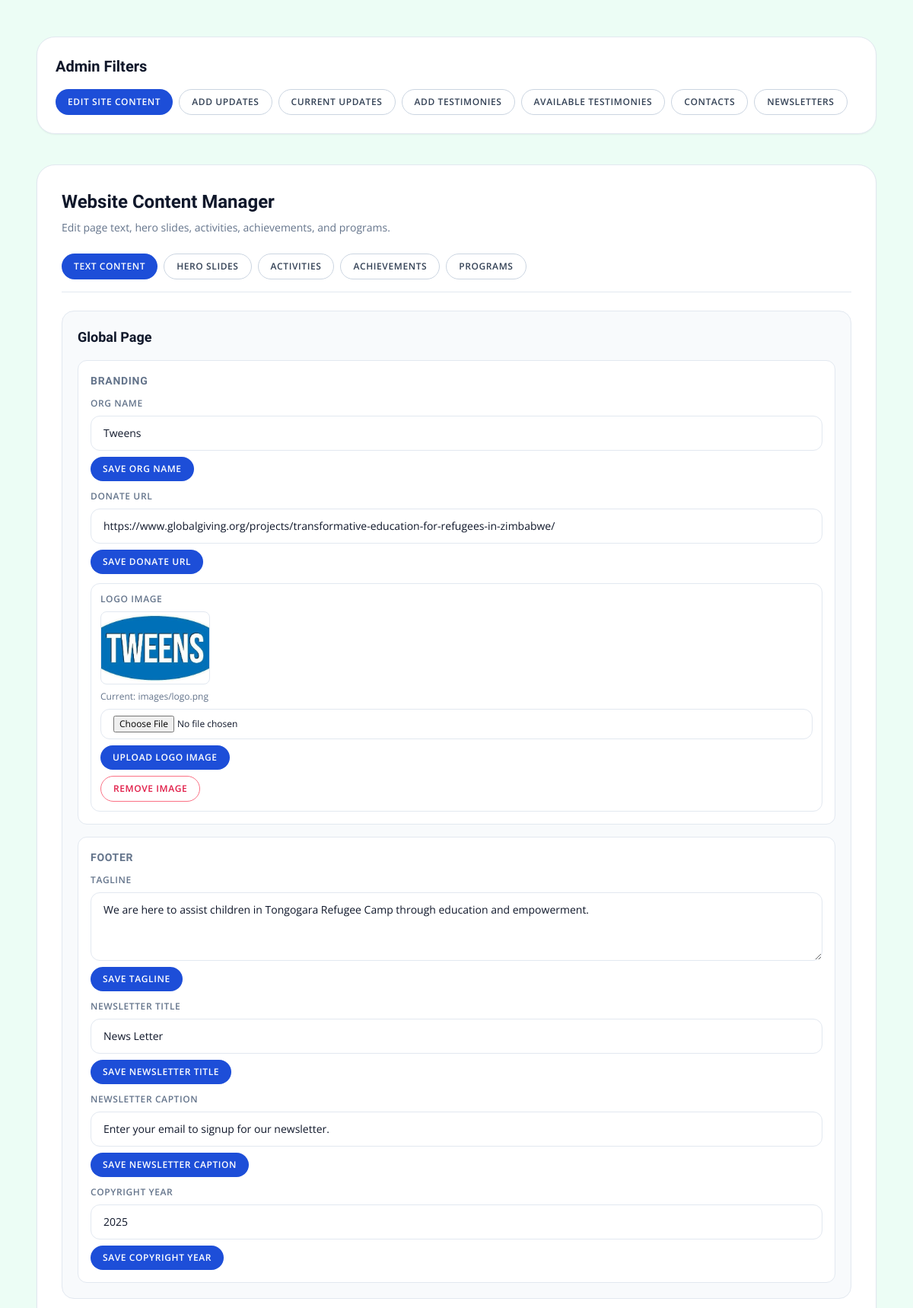
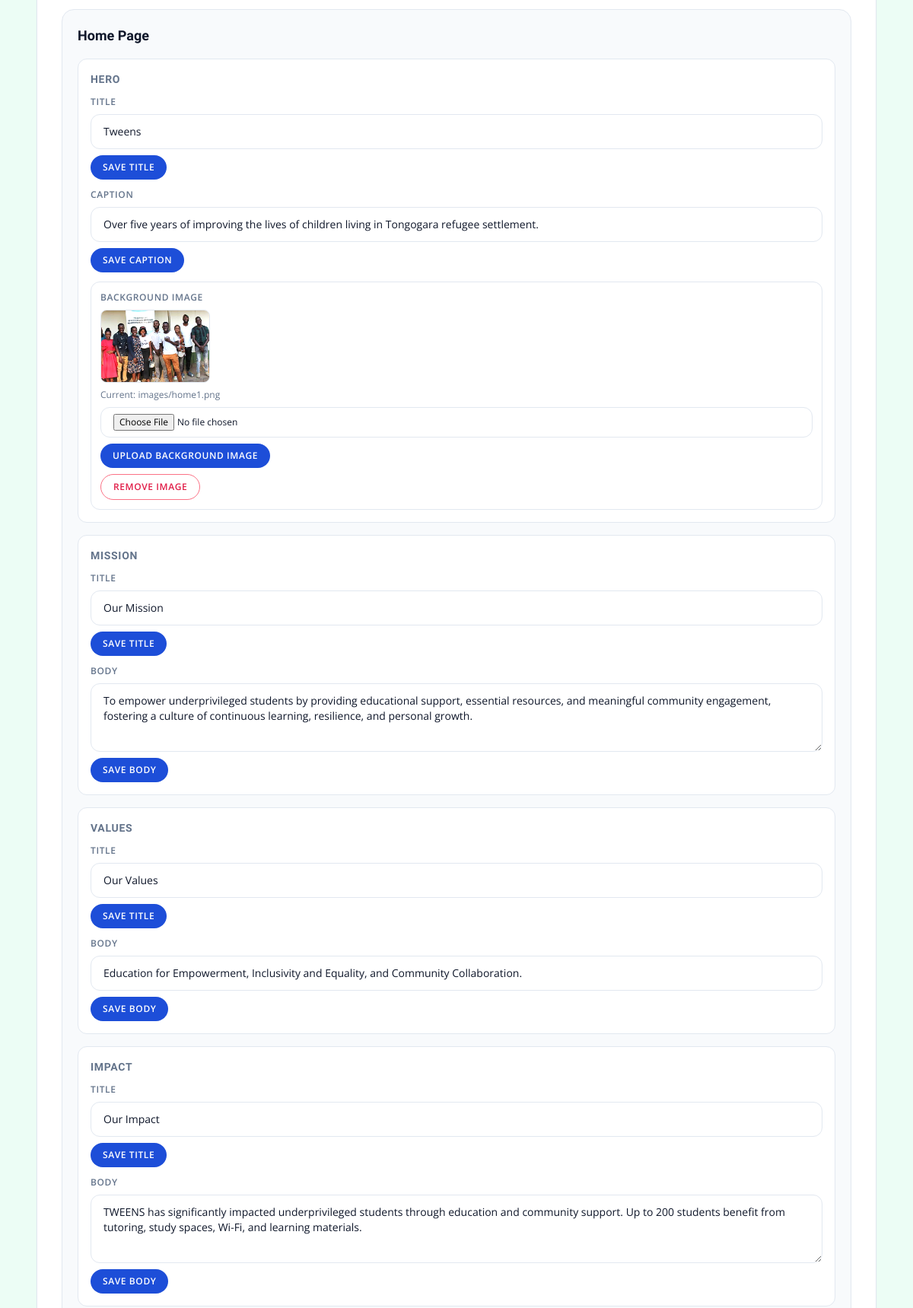
The page /news/create (signed in, upper part) on the database its author committed (2 pictures, top to bottom).
### flask_app/models.py (models this page shows)
class SiteContent(db.Model):
    __tablename__ = "site_content_table"
    __table_args__ = (
        UniqueConstraint("page", "section", "field", name="uq_site_content_key"),
    )
    id = db.Column(db.Integer, primary_key=True)
    page = db.Column(db.String(100), nullable=False)
    section = db.Column(db.String(100), nullable=False)
    field = db.Column(db.String(100), nullable=False)
    value = db.Column(db.Text, nullable=False)
    updated_at = db.Column(db.DateTime, nullable=False, default=datetime.utcnow, onupdate=datetime.utcnow)

### flask_app/app.py (the view)
@app.get("/news/create")
def news_create_page():
    news = Updates.query.order_by(Updates.id.desc()).all()
    contacts = Contact.query.order_by(Contact.id.desc()).all()
    newsletters = Newsletter.query.order_by(Newsletter.id.desc()).all()
    testimonies = Testimony.query.order_by(Testimony.id.desc()).all()
    achievement_list = Achievement.query.order_by(Achievement.sort_order).all()
    program_list = Program.query.order_by(Program.sort_order).all()
    activity_list = Activity.query.order_by(Activity.sort_order).all()
    hero_slides = HeroSlide.query.order_by(HeroSlide.sort_order).all()
    return render_template(
        "add_updates.html",
        authenticated=is_authenticated(),
        news=news,
        contacts=contacts,
        newsletters=newsletters,
        testimonies=testimonies,
        site_content_editor=get_site_content_editor(),
        achievements=achievement_list,
        programs=program_list,
        activities=activity_list,
        hero_slides=hero_slides,
    )

### flask_app/app.py (called while the page is built)
@app.template_filter("format_date")
def format_date(value: datetime | None, fmt: str = "%a, %d %b %Y") -> str:
    if not value:
        return ""
    return value.strftime(fmt)

def is_authenticated() -> bool:
    return bool(session.get("authenticated"))

def humanize(value: str) -> str:
    return value.replace("_", " ").strip().title()

def is_image_content_field(field_name: str) -> bool:
    return field_name in {"image", "background_image", "logo_image"} or field_name.endswith("_image")

def get_page_content(page: str) -> dict[str, dict[str, str]]:
    defaults = SITE_CONTENT_DEFAULTS.get(page, {})
    content = {section: dict(fields) for section, fields in defaults.items()}
    rows = SiteContent.query.filter_by(page=page).all()
    for row in rows:
        content.setdefault(row.section, {})[row.field] = row.value
    return content

@app.context_processor
def inject_global_site_content():
    global_content = get_page_content("global")
    return {
        "global_content": global_content.get("branding", {}),
        "footer_content": global_content.get("footer", {}),
        "current_endpoint": request.endpoint,
    }

### flask_app/templates/add_updates.html (shortened to what this page needs)
<!DOCTYPE html>
<html lang="en">
<head>
    <link rel="stylesheet" href="{{ url_for('static', filename='css/tailwind.css') }}">
    <link rel="stylesheet" href="https://cdnjs.cloudflare.com/ajax/libs/font-awesome/6.7.2/css/all.min.css" />
</head>
<body class="bg-emerald-50">
    {% if authenticated %}
        <main class="mx-auto flex max-w-6xl flex-col gap-10 px-6 py-12">
            <section class="rounded-3xl border border-slate-200 bg-white p-6 shadow-sm">
                <h1 class="text-xl font-semibold text-slate-900">Admin Filters</h1>
                <div class="mt-4 flex flex-wrap gap-2">
                    <button type="button" data-filter="site-content" class="admin-filter rounded-full bg-brand-blue px-4 py-2 text-xs font-semibold uppercase tracking-wider text-white">Edit Site Content</button>
                    <button type="button" data-filter="add-news" class="admin-filter rounded-full border border-slate-300 px-4 py-2 text-xs font-semibold uppercase tracking-wider text-slate-700">Add Updates</button>
                    <button type="button" data-filter="news-list" class="admin-filter rounded-full border border-slate-300 px-4 py-2 text-xs font-semibold uppercase tracking-wider text-slate-700">Current Updates</button>
                    <button type="button" data-filter="add-testimonies" class="admin-filter rounded-full border border-slate-300 px-4 py-2 text-xs font-semibold uppercase tracking-wider text-slate-700">Add Testimonies</button>
                    <button type="button" data-filter="testimony-list" class="admin-filter rounded-full border border-slate-300 px-4 py-2 text-xs font-semibold uppercase tracking-wider text-slate-700">Available Testimonies</button>
                    <button type="button" data-filter="contacts" class="admin-filter rounded-full border border-slate-300 px-4 py-2 text-xs font-semibold uppercase tracking-wider text-slate-700">Contacts</button>
                    <button type="button" data-filter="newsletters" class="admin-filter rounded-full border border-slate-300 px-4 py-2 text-xs font-semibold uppercase tracking-wider text-slate-700">Newsletters</button>
                </div>
            </section>
            <section data-panel="site-content" class="admin-panel rounded-3xl border border-slate-200 bg-white p-8 shadow-sm">
                <h1 class="text-2xl font-semibold text-slate-900">Website Content Manager</h1>
                <p class="mt-2 text-sm text-slate-500">Edit page text, hero slides, activities, achievements, and programs.</p>
                <div class="mt-6 flex flex-wrap gap-2 border-b border-slate-200 pb-4">
                    <button type="button" data-page-tab="text-content" class="page-tab rounded-full bg-brand-blue px-4 py-2 text-xs font-semibold uppercase tracking-wider text-white">Text Content</button>
                    <button type="button" data-page-tab="hero-slides" class="page-tab rounded-full border border-slate-300 px-4 py-2 text-xs font-semibold uppercase tracking-wider text-slate-700">Hero Slides</button>
                    <button type="button" data-page-tab="activities" class="page-tab rounded-full border border-slate-300 px-4 py-2 text-xs font-semibold uppercase tracking-wider text-slate-700">Activities</button>
                    <button type="button" data-page-tab="achievements-tab" class="page-tab rounded-full border border-slate-300 px-4 py-2 text-xs font-semibold uppercase tracking-wider text-slate-700">Achievements</button>
                    <button type="button" data-page-tab="programs-tab" class="page-tab rounded-full border border-slate-300 px-4 py-2 text-xs font-semibold uppercase tracking-wider text-slate-700">Programs</button>
                </div>
                <div data-page-panel="text-content" class="page-panel mt-6 grid gap-6">
                    {% for page_name, sections in site_content_editor.items() %}
                        <div class="rounded-2xl border border-slate-200 bg-slate-50 p-5">
                            <h2 class="text-lg font-semibold text-slate-900">{{ page_name.replace('_', ' ') | title }} Page</h2>
                            <div class="mt-4 grid gap-4">
                                {% for section in sections %}
                                    <div class="rounded-xl border border-slate-200 bg-white p-4">
                                        <h3 class="text-sm font-semibold uppercase tracking-wider text-slate-500">{{ section.label }}</h3>
                                        <div class="mt-3 grid gap-3">
                                            {% for field in section.fields %}
                                                {% if field.is_image %}
                                                    <div class="grid gap-2 rounded-xl border border-slate-200 p-3">
                                                        <label class="text-xs font-semibold uppercase tracking-wider text-slate-500">{{ field.label }}</label>
                                                        <img src="{{ url_for('static', filename=field.value) }}" alt="{{ field.label }}" class="h-24 w-36 rounded-lg border border-slate-200 object-cover">
                                                        <p class="text-xs text-slate-500">Current: {{ field.value }}</p>
                                                        <form action="{{ url_for('admin_content_image_update') }}" method="post" enctype="multipart/form-data" class="grid gap-2">
                                                            <input type="file" name="image" required class="w-full rounded-xl border border-slate-200 bg-white px-4 py-2 text-xs">
                                                            <button type="submit" class="justify-self-start rounded-full bg-brand-blue px-4 py-2 text-xs font-semibold uppercase tracking-wider text-white transition hover:bg-brand-deep">Upload {{ field.label }}</button>
                                                        </form>
                                                        <form action="{{ url_for('admin_content_image_update') }}" method="post">
                                                            <button type="submit" class="rounded-full border border-rose-400 px-4 py-2 text-xs font-semibold uppercase tracking-wider text-rose-600">Remove Image</button>
                                                        </form>
                                                    </div>
                                                {% else %}
                                                    <form action="{{ url_for('admin_content_update') }}" method="post" class="grid gap-2">
                                                        <label class="text-xs font-semibold uppercase tracking-wider text-slate-500">{{ field.label }}</label>
                                                        {% if field.value|length > 90 %}
                                                            <textarea name="value" class="min-h-[90px] w-full rounded-xl border border-slate-200 px-4 py-3 text-sm focus:border-brand-aqua focus:outline-none">{{ field.value }}</textarea>
                                                        {% else %}
                                                            <input type="text" name="value" value="{{ field.value }}" class="w-full rounded-xl border border-slate-200 px-4 py-3 text-sm focus:border-brand-aqua focus:outline-none">
                                                        {% endif %}
                                                        <button type="submit" class="justify-self-start rounded-full bg-brand-blue px-4 py-2 text-xs font-semibold uppercase tracking-wider text-white transition hover:bg-brand-deep">Save {{ field.label }}</button>
                                                    </form>
                                                {% endif %}
                                            {% endfor %}
                                        </div>
                                    </div>
                                {% endfor %}
                            </div>
                        </div>
                    {% endfor %}
                </div>
            </section>
        </main>
    {% else %}
        <div class="mx-auto max-w-xl px-6 py-20 text-center text-slate-600">You are not authenticated!</div>
    {% endif %}
</body>
</html>

### rows shown on the page
SiteContent: label "ORG NAME", value "Tweens"
SiteContent: label "DONATE URL", value "https://www.globalgiving.org/projects/transformative-education-for-refugees-in-zimbabwe/"
SiteContent: label "LOGO IMAGE", value (picture), value "images/logo.png"
SiteContent: label "TAGLINE", value "We are here to assist children in Tongogara Refugee Camp through education and empowerment."
SiteContent: label "NEWSLETTER TITLE", value "News Letter"
SiteContent: label "NEWSLETTER CAPTION", value "Enter your email to signup for our newsletter."
SiteContent: label "COPYRIGHT YEAR", value "2025"
SiteContent: label "TITLE", value "Tweens"
SiteContent: label "CAPTION", value "Over five years of improving the lives of children living in Tongogara refugee settlement."
SiteContent: label "BACKGROUND IMAGE", value (picture), value "images/home1.png"
SiteContent: label "TITLE", value "Our Mission"
SiteContent: label "BODY", value "To empower underprivileged students by providing educational support, essential resources, and meaningful community engagement, fostering a culture of continuous learning, resilience, and personal growth."
SiteContent: label "TITLE", value "Our Values"
SiteContent: label "BODY", value "Education for Empowerment, Inclusivity and Equality, and Community Collaboration."
SiteContent: label "TITLE", value "Our Impact"
SiteContent: label "BODY", value "TWEENS has significantly impacted underprivileged students through education and community support. Up to 200 students benefit from tutoring, study spaces, Wi-Fi, and learning materials."

### other values the page prints
{{ page_name.replace('_', ' ') | title }} "Global" "Home"
{{ section.label }} "BRANDING" "FOOTER" "HERO" "MISSION" "VALUES" "IMPACT"
